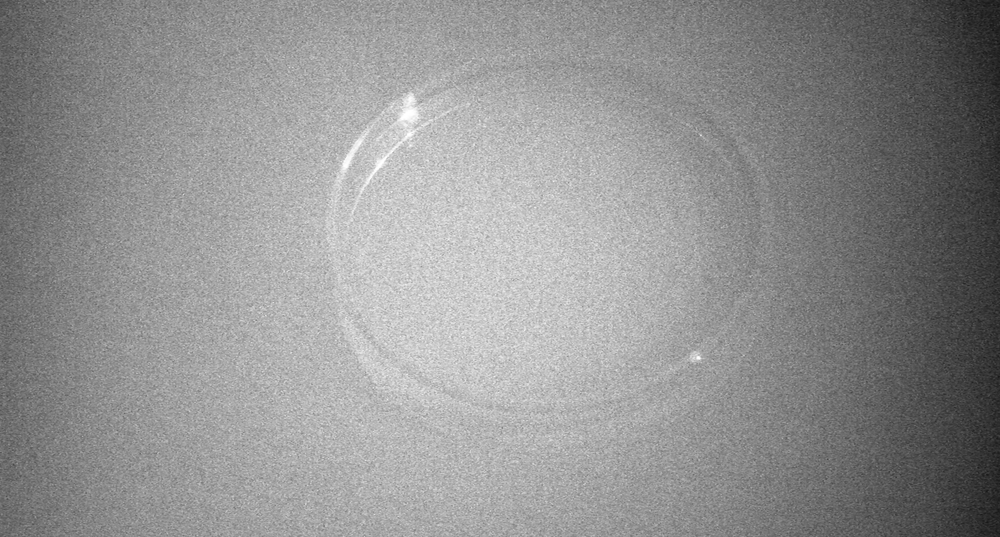
%> input picture 处理后图像/300nm/400um/P47420000_imCp1.png, 1000 x 537 px, shrunk from 1932 x 1038 before the run
$ octave getImg.m   (GNU Octave 9; MATLAB toolbox functions it lacks are replaced by stand-ins)
%> lines starting %> are read from the running program, lines starting %| are printed output that depends on the picture
clc;
clear;

%读取图像
img_300nm = imread('处理后图像\300nm\400um\P47420000_imCp1.png');
%> img_300nm is the input picture: size 537x1000 uint8; min 22, max 255, mean 144.8
img_310nm = imread('处理后图像\310nm\400um\P55350000_imCp1.png');
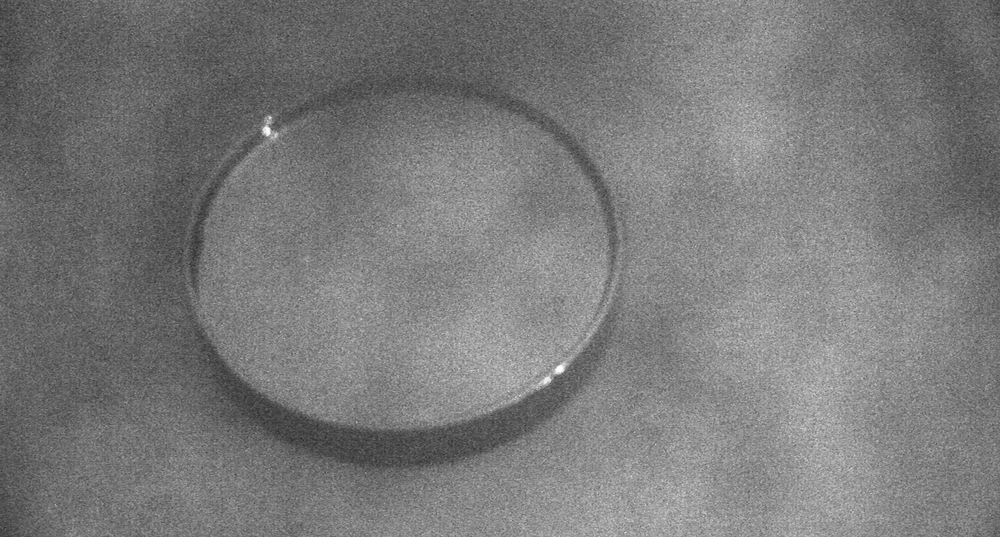
%> input picture 处理后图像/310nm/400um/P55350000_imCp1.png, 1000 x 537 px, shrunk from 1932 x 1038 before the run
%> img_310nm is the input picture: size 537x1000 uint8; min 42, max 255, mean 121.8
img_330nm = imread('处理后图像\330nm\400um\P00260000_imCp1.png');
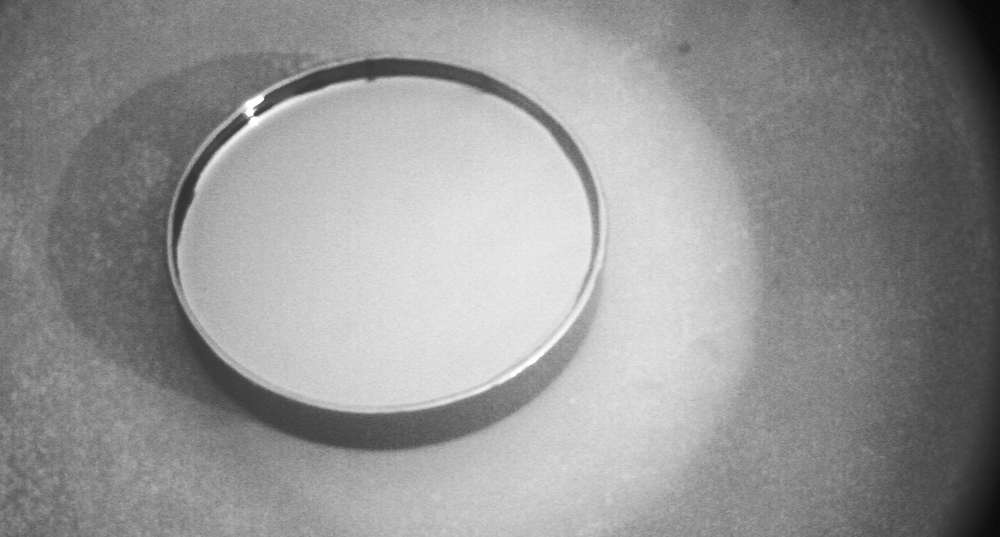
%> input picture 处理后图像/330nm/400um/P00260000_imCp1.png, 1000 x 537 px, shrunk from 1932 x 1038 before the run
%> img_330nm is the input picture: size 537x1000 uint8; min 6, max 255, mean 148.1

%整体显示
